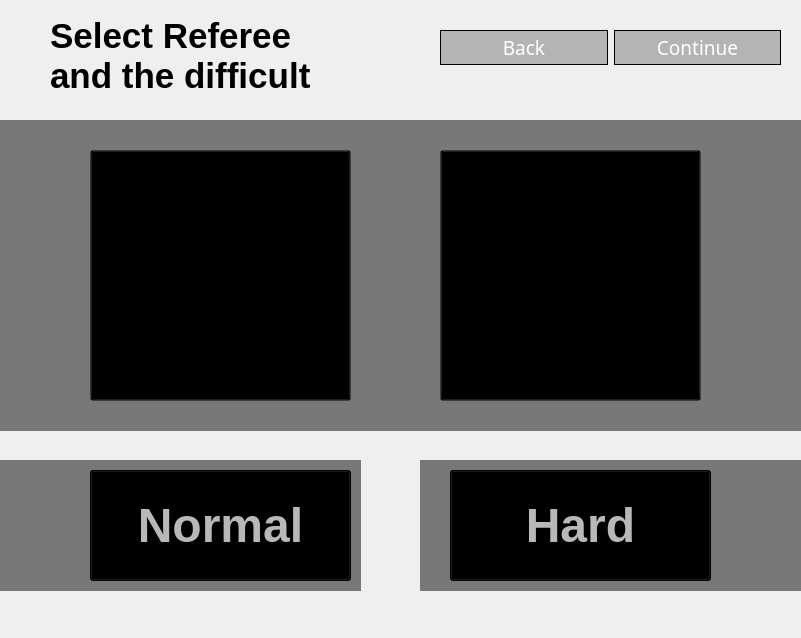
<?xml version="1.0" encoding="UTF-8"?>
<ui version="4.0">
 <class>VentanaPre_Game</class>
 <widget class="QWidget" name="VentanaPre_Game">
  <property name="geometry">
   <rect>
    <x>0</x>
    <y>0</y>
    <width>801</width>
    <height>638</height>
   </rect>
  </property>
  <property name="windowTitle">
   <string>Pre-Game</string>
  </property>
  <property name="styleSheet">
   <string notr="true">QPushButton {
background: rgba(0,0,0,0);
}

QPushButton:hover {
border: 3px dashed #222;
background: rgba(5,5,5,0.2);
}


QPushButton:checked {
border:3px solid #222;
background: rgba(5,5,5,0.5);
}</string>
  </property>
  <widget class="QPushButton" name="Referee1">
   <property name="enabled">
    <bool>true</bool>
   </property>
   <property name="geometry">
    <rect>
     <x>90</x>
     <y>150</y>
     <width>261</width>
     <height>251</height>
    </rect>
   </property>
   <property name="cursor">
    <cursorShape>PointingHandCursor</cursorShape>
   </property>
   <property name="styleSheet">
    <string notr="true">border:</string>
   </property>
   <property name="text">
    <string/>
   </property>
   <property name="icon">
    <iconset>
     <normaloff>images/r1.jpg</normaloff>images/r1.jpg</iconset>
   </property>
   <property name="iconSize">
    <size>
     <width>250</width>
     <height>250</height>
    </size>
   </property>
   <property name="checkable">
    <bool>true</bool>
   </property>
   <property name="checked">
    <bool>false</bool>
   </property>
  </widget>
  <widget class="QPushButton" name="Referee2">
   <property name="enabled">
    <bool>true</bool>
   </property>
   <property name="geometry">
    <rect>
     <x>440</x>
     <y>150</y>
     <width>261</width>
     <height>251</height>
    </rect>
   </property>
   <property name="cursor">
    <cursorShape>PointingHandCursor</cursorShape>
   </property>
   <property name="styleSheet">
    <string notr="true"/>
   </property>
   <property name="text">
    <string/>
   </property>
   <property name="icon">
    <iconset>
     <normaloff>images/r2.jpg</normaloff>images/r2.jpg</iconset>
   </property>
   <property name="iconSize">
    <size>
     <width>250</width>
     <height>250</height>
    </size>
   </property>
   <property name="checkable">
    <bool>true</bool>
   </property>
   <property name="checked">
    <bool>false</bool>
   </property>
  </widget>
  <widget class="QLabel" name="label">
   <property name="geometry">
    <rect>
     <x>-30</x>
     <y>-10</y>
     <width>911</width>
     <height>661</height>
    </rect>
   </property>
   <property name="text">
    <string/>
   </property>
   <property name="pixmap">
    <pixmap>images/referee.jpg</pixmap>
   </property>
   <property name="scaledContents">
    <bool>true</bool>
   </property>
  </widget>
  <widget class="QPushButton" name="L1_4">
   <property name="enabled">
    <bool>true</bool>
   </property>
   <property name="geometry">
    <rect>
     <x>450</x>
     <y>470</y>
     <width>261</width>
     <height>111</height>
    </rect>
   </property>
   <property name="font">
    <font>
     <family>System</family>
     <pointsize>36</pointsize>
     <weight>75</weight>
     <bold>true</bold>
    </font>
   </property>
   <property name="cursor">
    <cursorShape>PointingHandCursor</cursorShape>
   </property>
   <property name="styleSheet">
    <string notr="true">background: rgba(0, 0, 0,0,8);
color: rgb(184, 184, 184)</string>
   </property>
   <property name="text">
    <string>Hard</string>
   </property>
   <property name="iconSize">
    <size>
     <width>115</width>
     <height>115</height>
    </size>
   </property>
   <property name="checkable">
    <bool>true</bool>
   </property>
   <property name="checked">
    <bool>false</bool>
   </property>
  </widget>
  <widget class="QLabel" name="label_2">
   <property name="geometry">
    <rect>
     <x>120</x>
     <y>40</y>
     <width>361</width>
     <height>51</height>
    </rect>
   </property>
   <property name="text">
    <string/>
   </property>
  </widget>
  <widget class="QLabel" name="label_3">
   <property name="geometry">
    <rect>
     <x>-440</x>
     <y>460</y>
     <width>801</width>
     <height>131</height>
    </rect>
   </property>
   <property name="styleSheet">
    <string notr="true">background:rgba(0,0,0,0.5)</string>
   </property>
   <property name="text">
    <string/>
   </property>
  </widget>
  <widget class="QLabel" name="label_4">
   <property name="geometry">
    <rect>
     <x>0</x>
     <y>120</y>
     <width>801</width>
     <height>311</height>
    </rect>
   </property>
   <property name="styleSheet">
    <string notr="true">background:rgba(0,0,0,0.5)</string>
   </property>
   <property name="text">
    <string/>
   </property>
  </widget>
  <widget class="QLabel" name="label_5">
   <property name="geometry">
    <rect>
     <x>420</x>
     <y>460</y>
     <width>801</width>
     <height>131</height>
    </rect>
   </property>
   <property name="styleSheet">
    <string notr="true">background:rgba(0,0,0,0.5)</string>
   </property>
   <property name="text">
    <string/>
   </property>
  </widget>
  <widget class="QPushButton" name="L1_5">
   <property name="enabled">
    <bool>true</bool>
   </property>
   <property name="geometry">
    <rect>
     <x>90</x>
     <y>470</y>
     <width>261</width>
     <height>111</height>
    </rect>
   </property>
   <property name="font">
    <font>
     <family>System</family>
     <pointsize>36</pointsize>
     <weight>75</weight>
     <bold>true</bold>
    </font>
   </property>
   <property name="cursor">
    <cursorShape>PointingHandCursor</cursorShape>
   </property>
   <property name="styleSheet">
    <string notr="true">background: rgba(0, 0, 0,0,8);
color:rgb(184, 184, 184)</string>
   </property>
   <property name="text">
    <string>Normal</string>
   </property>
   <property name="iconSize">
    <size>
     <width>115</width>
     <height>115</height>
    </size>
   </property>
   <property name="checkable">
    <bool>true</bool>
   </property>
   <property name="checked">
    <bool>false</bool>
   </property>
  </widget>
  <widget class="QLabel" name="label_6">
   <property name="geometry">
    <rect>
     <x>50</x>
     <y>10</y>
     <width>341</width>
     <height>91</height>
    </rect>
   </property>
   <property name="font">
    <font>
     <family>System</family>
     <pointsize>26</pointsize>
     <weight>75</weight>
     <bold>true</bold>
    </font>
   </property>
   <property name="text">
    <string>Select Referee
and the difficult</string>
   </property>
  </widget>
  <widget class="QWidget" name="horizontalLayoutWidget">
   <property name="geometry">
    <rect>
     <x>440</x>
     <y>30</y>
     <width>341</width>
     <height>35</height>
    </rect>
   </property>
   <layout class="QHBoxLayout" name="horizontalLayout">
    <item>
     <widget class="QPushButton" name="back">
      <property name="enabled">
       <bool>true</bool>
      </property>
      <property name="sizePolicy">
       <sizepolicy hsizetype="Minimum" vsizetype="Preferred">
        <horstretch>0</horstretch>
        <verstretch>0</verstretch>
       </sizepolicy>
      </property>
      <property name="font">
       <font>
        <family>Yu Gothic UI Semilight</family>
        <pointsize>14</pointsize>
       </font>
      </property>
      <property name="cursor">
       <cursorShape>PointingHandCursor</cursorShape>
      </property>
      <property name="styleSheet">
       <string notr="true">background:rgba(120, 120, 120, 0.5);
border: 1px solid;
color: rgb(255, 255, 255)</string>
      </property>
      <property name="text">
       <string>Back</string>
      </property>
     </widget>
    </item>
    <item>
     <widget class="QPushButton" name="continuar">
      <property name="sizePolicy">
       <sizepolicy hsizetype="Minimum" vsizetype="Preferred">
        <horstretch>0</horstretch>
        <verstretch>0</verstretch>
       </sizepolicy>
      </property>
      <property name="font">
       <font>
        <family>Yu Gothic UI Semilight</family>
        <pointsize>14</pointsize>
       </font>
      </property>
      <property name="cursor">
       <cursorShape>PointingHandCursor</cursorShape>
      </property>
      <property name="styleSheet">
       <string notr="true">background:rgba(120, 120, 120, 0.5);
color: rgb(255, 255, 255);
border: 1px solid;</string>
      </property>
      <property name="text">
       <string>Continue</string>
      </property>
     </widget>
    </item>
   </layout>
  </widget>
  <zorder>label</zorder>
  <zorder>label_5</zorder>
  <zorder>label_4</zorder>
  <zorder>label_2</zorder>
  <zorder>label_3</zorder>
  <zorder>L1_4</zorder>
  <zorder>Referee2</zorder>
  <zorder>Referee1</zorder>
  <zorder>L1_5</zorder>
  <zorder>label_6</zorder>
  <zorder>horizontalLayoutWidget</zorder>
 </widget>
 <resources/>
 <connections/>
</ui>
